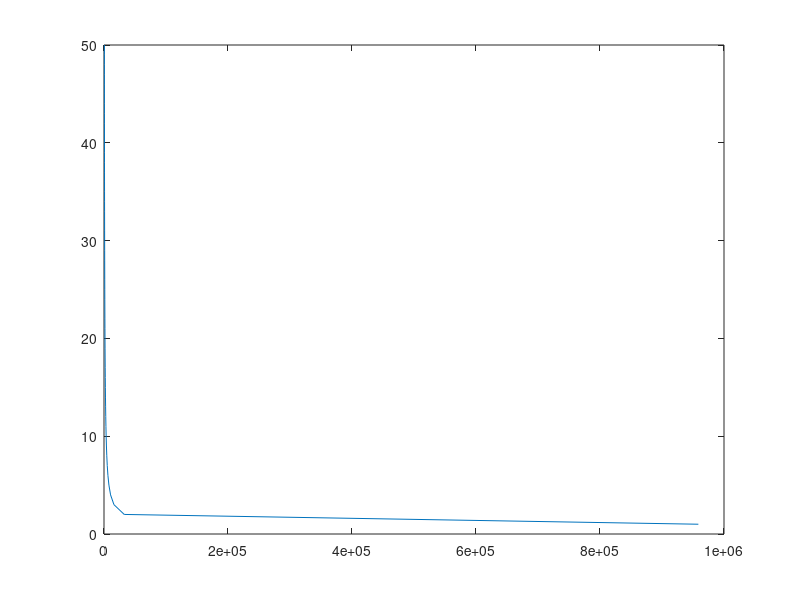

MATLAB code for this plot:
for o=1:50
r = 8.31446261815324
%t = input('enter the temperature in celcius :  ')
t = 100
t = t + 273.15
%p = input('enter the pressure in KSCG :  ')
p = o
p = abs((p-1.033)*0.0980665)
s = 10

sname = ["Methane","Hydrogen","H2O","CO","CO2","Argon","Nitrogen","Oxygen","Ammonia","Methanol"]
%for i=1:s
    %prompt = sprintf('enter the mole fraction of %s : ',sname(i));
    %x(i) = input(prompt);
%end

x = [0.1 0.1 0.1 0.1 0.1 0.1 0.1 0.1 0.1 0.1]
tc = [190.6	33.3	647.3	132.9	304.2	150.9	126.1	154.6	406.6	512.6]
pc = [4.604	1.297	22.12	3.499	7.382	4.898	3.394	5.043	11.27	8.096]
w = [0.011	-0.215	0.344	0.066	0.228	-0.004	0.04	0.022	0.252	0.566]

for i=1:s
    tr(i)= t/tc(i)
    m(i) = 0.37464+(1.54226*w(i))-(0.26992*(w(i)^2))
    alpha(i) = (1+(m(i)*(1-sqrt(tr(i)))))^2
    a(i) = 0.4572355289*((r*tc(i))^2)/pc(i)
    b(i) = 0.0777960739*r*tc(i)/pc(i)
    aialpha(i) = a(i) * alpha(i)
end


binaryint_parameters = [0	0.202000007	0.5	2.10E-02	0.100000001	2.30E-02	3.60E-02	0	0	-3.50E-02
0.202000007	0	-0.299800009	2.53E-02	0.120200001	0	-3.60E-02	0	0	0
0.5	-0.299800009	0	-0.389600009	4.45E-02	0.5	-0.315600008	0	-0.253300011	-0.180000007
2.10E-02	2.53E-02	-0.389600009	0	-3.14E-02	0	1.15E-02	0	0	0
0.100000001	0.120200001	4.45E-02	-3.14E-02	0	0	-2.00E-02	9.75E-02	0	4.00E-02
2.30E-02	0	0.5	0	0	0	0	1.04E-02	-0.180000007	0
3.60E-02	-3.60E-02	-0.315600008	1.15E-02	-2.00E-02	0	0	-1.20E-02	0.222000003	-0.214100003
0	0	0	0	9.75E-02	1.04E-02	-1.20E-02	0	0	0
0	0	-0.253300011	0	0	-0.180000007	0.222000003	0	0	0
-3.50E-02	0	-0.180000007	0	4.00E-02	0	-0.214100003	0	0	0
]

for i=1:s
    for j=1:s
        aij(i,j) = sqrt(aialpha(i)*aialpha(j))*(1-binaryint_parameters(i,j))
    end
end

for i=1:s
    for j=1:s
        axij(i,j) = x(i)*x(j)*(aij(i,j))
    end
end

for i=1:s
    bi(i) = x(i) * b(i)
end

at = sum(axij(:));
bt = sum(bi(:));

A = at*p/(r*t)^2;
B = bt*p/(r*t);
a3 = 1
a2 = -(1-B)
a1 = A-(3*B^2)-(2*B)
a0 = -((A*B)-(B^2)-(B^3))
x = [a3 a2 a1 a0]
rr = roots(x)
z =rr(real(rr) >= 0 & imag(rr) == 0)
v(o)=z*r*t/p
end
pre = 1:50
plot(v,pre)
